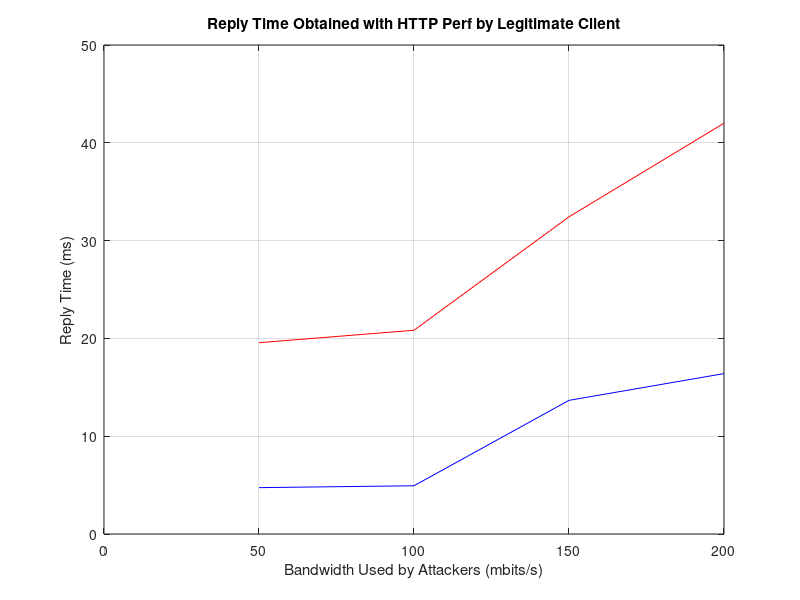

The MATLAB source for this figure:
clear all;
close all;
clc

attackers = [50, 100, 150, 200];

mean_defense_reply_time = zeros(1,4);
mean_no_defense_reply_time = zeros(1,4);

two_nodes_defense =[3.2, 7.6, 5.7, 3.1, 4.1];
two_nodes_no_defense =[20.0, 26.5, 20.0, 20.0, 11.3];

four_nodes_defense = [4.8, 6.0, 4.0];
four_nodes_no_defense = [22.5, 15.6, 24.4];

seven_nodes_defense = [11.7, 19.5, 9.8];
seven_nodes_no_defense = [21.9, 33.3, 42.1];

ten_nodes_defense = [14.2, 15.0, 20.0];
ten_nodes_no_defense = [70.9, 24.2, 30.9];


mean_defense_reply_time(1) = mean(two_nodes_defense);
mean_no_defense_reply_time(1) = mean(two_nodes_no_defense);

mean_defense_reply_time(2) = mean(four_nodes_defense);
mean_no_defense_reply_time(2) = mean(four_nodes_no_defense);

mean_defense_reply_time(3) = mean(seven_nodes_defense);
mean_no_defense_reply_time(3) = mean(seven_nodes_no_defense);

mean_defense_reply_time(4) = mean(ten_nodes_defense);
mean_no_defense_reply_time(4) = mean(ten_nodes_no_defense);

figure(1)

plot(attackers, mean_defense_reply_time,'-b');

hold on;
grid on;

plot(attackers, mean_no_defense_reply_time,'-r');

txt = findobj(gca,'Type','text');
set(findobj(gca,'Type','text'),'FontSize',20);
set(txt(1:end),'VerticalAlignment', 'Middle');

ylabel('Reply Time (ms)')
xlabel('Bandwidth Used by Attackers (mbits/s)')
title('Reply Time Obtained with HTTP Perf by Legitimate Client')

